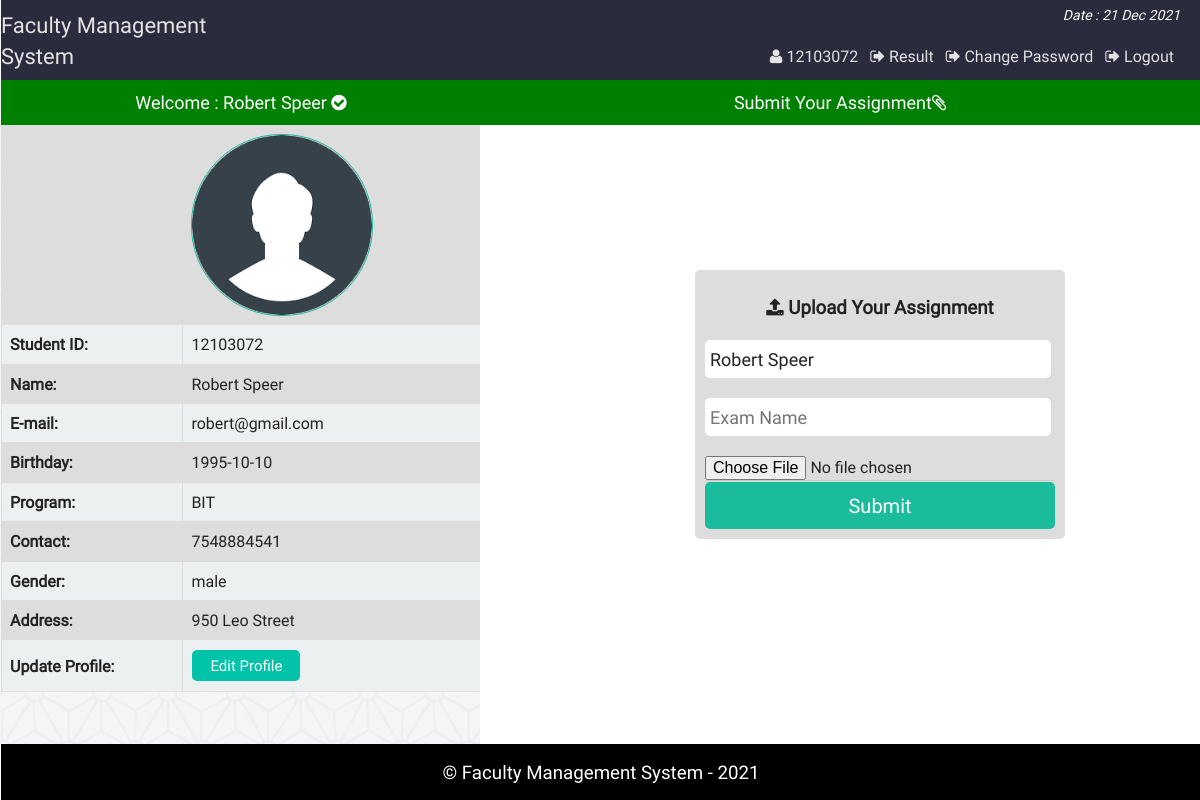
The page /st_profile.php (signed in) on the database its author committed.
### tables this page shows
CREATE TABLE `st_info` (
  `st_id` int(11) NOT NULL,
  `name` varchar(100) NOT NULL,
  `password` varchar(32) NOT NULL,
  `email` varchar(50) NOT NULL,
  `bday` date NOT NULL,
  `program` varchar(10) NOT NULL,
  `contact` varchar(20) NOT NULL,
  `gender` varchar(10) NOT NULL,
  `address` varchar(255) NOT NULL,
  `img` varchar(255) DEFAULT NULL
);

### st_profile.php (the view, shortened to what this page needs)
<?php
	require "php/config.php";
	require_once "php/functions.php";
	$user = new login_registration_class();
	$sid = $_SESSION['sid'];
?>
<?php
include "php/headertop.php";
?>
<div class="profile" style="position: fixed;float: left;height: 100%;width:40%;">
		<p style="font-size:18px;text-align:center;background:green;color:#fff;padding:10px;margin:0">Welcome : <?php $user->getusername($sid); ?> <i class="fa fa-check-circle" aria-hidden="true"></i></p>
		<table class="tab_one">
			<?php
				$getuser = $user->getuserbyid($sid);
				while($row = $getuser->fetch_assoc()){
			?>
			<tr>
				<td></td>
				<?php if(empty($row['img'])){?>
				<td><img src="img/user.png" style="height:180px; width:180px; border:1px #1ABC9C solid;border-radius:90px" alt="" /></td>
				<?php }else{ ?>
				<td><img src="img/student/<?php echo $row['img']; ?>" style="height:180px; width:180px; border:1px #1ABC9C solid;border-radius:90px" alt="" /></td>
				<?php }?>
			</tr>
			<tr >
				<td><b>Student ID:</b> </td>
				<td><?php echo $row['st_id']; ?></td>
			</tr>
			<tr>
				<td><b>Name:</b> </td>
				<td><?php echo $row['name']; ?></td>
			</tr>
			<tr>
				<td><b>E-mail:</b> </td>
				<td><?php echo $row['email']; ?></td>
			</tr>
			<tr>
				<td><b>Birthday:</b> </td>
				<td><?php echo $row['bday']; ?></td>
			</tr>
			<tr>
				<td><b>Program:</b> </td>
				<td><?php echo $row['program']; ?></td>
			</tr>
			<tr>
				<td><b>Contact:</b> </td>
				<td><?php echo $row['contact']; ?></td>
			</tr>
			<tr>
				<td><b>Gender:</b> </td>
				<td><?php echo $row['gender']; ?></td>
			</tr>
			<tr>
				<td><b>Address:</b> </td>
				<td><?php echo $row['address']; ?></td>
			</tr>
			<?php if($row['st_id'] == $sid){ ?>
			<tr>
				<td><b>Update Profile:</b> </td>
				<td><a href="st_update.php?id=<?php echo $row['st_id'];?>"><button class="editbtn">Edit Profile</button></a></td>
			</tr>
			<?php } } ?>
		</table>
</div>
<div class="profile" style="position: fixed;float: right;height: 100%;left:40%;width:60%; background:white;" >
	<p style="font-size:18px;text-align:center;background:green;color:#fff;padding:10px;margin:0">Submit Your Assignment<i class="fa fa-paperclip" aria-hidden="true"></i></p>
	<div class="loginform fix">
	<form action="upload.php" method="post" enctype="multipart/form-data" >
		<div class="msg "><h3><i class="fa fa-upload" aria-hidden="true"></i> Upload Your Assignment</h3></div>
		<input type="text" name="sid" hidden="" readonly="" value="<?php $user->getusername($sid); ?>">
		<input type="text" name="exam" placeholder="Exam Name" required="">
		<input type="file" name="attachment" accept="enriched/*" required=""><br><hr>
		<input type="submit" name="save" value="Submit">
	</form>
</div>
</div>
<?php include "php/footerbottom.php";?>

### php/functions.php (shortened to what this page needs)
<?php
class login_registration_class{
	public function getusername($sid){
		global $conn;
		$query = $conn->query("select name from st_info where st_id='$sid'");
		$result = $query->fetch_assoc();
		echo $result['name'];
	}
	public function getuserbyid($st_id){
		global $conn;
		$query = $conn->query("select * from st_info where st_id='$st_id'");
		return $query;
	}
};
?>

### css/main.css (style rules this page uses)
html { color: #222; font-size: 1em; line-height: 1.4; }
hr { display: block; height: 1px; border: 0; border-top: 1px solid #ccc; margin: 1em 0; padding: 0; }
audio, canvas, iframe, img, svg, video { vertical-align: middle; }
a { text-decoration:none; }
.fix { overflow:hidden; }
body { font-family:roboto !important; background:url(../img/ptrn.png) repeat fixed; }
.loginform { padding: 10px; background: #DDD; width: 350px; border-radius: 5px; padding-top: 5px; margin-top: 145px; margin-left: 215px; }
.msg h3 { text-align: center; }
.loginform input[type="text"], .loginform input[type="password"] { padding: 7px 5px; margin: 20px 0; width: 96%; display: block; font-size: 18px; border-radius: 5px; border: none; -webkit-transition: 0.3s linear; -moz-transition: 0.3s linear; -o-transition: 0.3s linear; transition: 0.3s linear; }
.loginform input[type="submit"] { background: #1abc9c; padding: 10px; font-size: 20px; display: block; width: 100%; border: none; color: #fff; border-radius: 5px; }
.st_reg th, td { padding: 8px; }
table.tab_one { width:100%; }
table.tab_one td { border:1px solid #ddd; padding:8px; }
table.tab_one td a { text-decoration:none; }
table.tab_one tr:nth-child(odd) { background:#ddd; }
table.tab_one tr:nth-child(even) { background:#ecf0f1; }
.editbtn { background-color: #01C3AA; border: none; border-radius:5px; color: white; padding: 5px 18px; text-align: center; text-decoration: none; display: inline-block; font-size: 15px; margin: 2px 1px; cursor: pointer; }
hr { <height:3></height:3>px;color:#ddd;margin:0; }
table.att_tab tr,td,th { border:2px solid #ddd; border-collapse:collapse; padding:8px; }

### rows shown on the page
st_info: name "Robert Speer", img (picture), st_id "12103072", email "robert@gmail.com", bday "1995-10-10", program "BIT", contact "7548884541", gender "male", address "950 Leo Street", sid "Robert Speer"

### other values the page prints
$sid "12103072"
